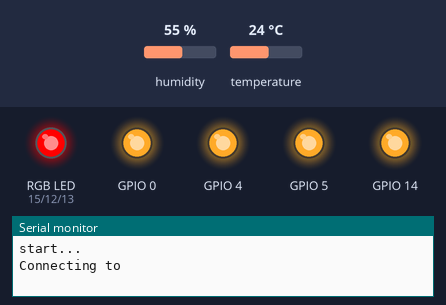
The sketch below on a simulated ESP8266 (NodeMCU). Shown: an RGB LED mixed from three pins (HIGH = lit), output pins drawn as LEDs (lit = HIGH), the last lines printed to the serial monitor. Inputs (shaded band) come from the test bench; at power-on: humidity 55 %, temperature 24 °C. WiFi joins after 1.5 s; servers stay silent unless stated; web services answer with replies made up by the test bench; pins used as bus, display or sensor lines are not drawn. At 7.4 s the program puts the board to deep sleep or switches it off; the recording ends there.

Above: at 0.1 s.
At 5.4 s:
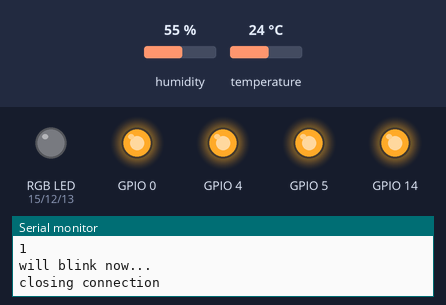
Timing chart, 0 to 6.9 s (numbered marks = the images above):
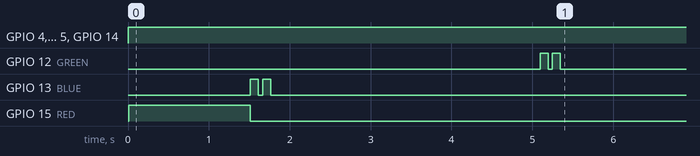

The sketch:

DHTWifiESP8266.ino
```cpp
/*
 *  This sketch sends data via HTTP GET requests to data.sparkfun.com service.
 *
 *  You need to get streamId and privateKey at data.sparkfun.com and paste them
 *  below. Or just customize this script to talk to other HTTP servers.
 *
 */
#include <ESP8266WiFi.h>
#include "DHT.h"

#define DHTPIN 2 //GPIO2
#define DHTTYPE DHT22
DHT dht(DHTPIN, DHTTYPE);
String writeAPIKey = "";

float h;
float t;
float f;

const char* ssid     = "";
const char* password = "";

const char* host = "api.thingspeak.com";

//sensor
const int analogInPin = A0;
int sensorValue = 0;        // value read from the pot

//rgb 12, 13, 15
const int RED = 15;  //RED
const int GREEN = 12; //GREEN
const int BLUE = 13; //BLUE

void setup() {
  // disable all output to save power
  turnOff(0);
  turnOff(2);
  turnOff(4);
  turnOff(5);
  turnOff(12);
  turnOff(13);
  turnOff(14);
  turnOff(15);

  dht.begin();

  Serial.println("start...");
  connectWifi();
  updateDweet();
  Serial.println("goint to sleep. good night.");
  ESP.deepSleep(1800*1000000, WAKE_RF_DEFAULT); // Sleep for 15 minutes
}

int value = 0;

void loop() {

}

void connectWifi(){
  pinMode(RED, OUTPUT);
  pinMode(GREEN, OUTPUT);
  pinMode(BLUE, OUTPUT);
  digitalWrite(RED, LOW);
  digitalWrite(GREEN, LOW);
  digitalWrite(BLUE, LOW);

  Serial.begin(115200);
  delay(10);

  // We start by connecting to a WiFi network
  digitalWrite(RED, HIGH);
  Serial.println();
  Serial.println();
  Serial.print("Connecting to ");
  Serial.println(ssid);

  WiFi.begin(ssid, password);

  while (WiFi.status() != WL_CONNECTED) {
    delay(500);
    Serial.print(".");
  }

  Serial.println("");
  Serial.println("WiFi connected");
  Serial.println("IP address: ");
  Serial.println(WiFi.localIP());
  digitalWrite(RED, LOW);
  blinkLed(BLUE);

}

void updateDweet(){
  Serial.print("updateDweet method");
  ++value;

  Serial.print("connecting to ");
  Serial.println(host);

  // Use WiFiClient class to create TCP connections
  WiFiClient client;
  const int httpPort = 80;
  if (!client.connect(host, httpPort)) {
    Serial.println("connection failed");
    blinkLed(RED);
    return;
  }

  //readSensorData();

  // We now create a URI for the request
  sensorValue = analogRead(analogInPin);
  readSensorData();
  String tsData = "field1=";
  tsData += t;
  tsData += "&field2=";
  tsData += h;
  tsData += "&field3=";
  tsData += sensorValue;

  Serial.println("connected");
  client.print("POST /update HTTP/1.1\n");
  client.print("Host: api.thingspeak.com\n");
  client.print("Connection: close\n");
  client.print("X-THINGSPEAKAPIKEY: "+writeAPIKey+"\n");
  client.print("Content-Type: application/x-www-form-urlencoded\n");
  client.print("Content-Length: ");
  client.print(tsData.length());
  client.print("\n\n");

  client.print(tsData);
  delay(10);

  // Read all the lines of the reply from server and print them to Serial
  while(client.available()){
    String line = client.readStringUntil('\r');
    Serial.print(line);
  }

  Serial.println();
  blinkLed(GREEN);
  Serial.println("closing connection");
  delay(2000);
}

void blinkLed(int color) {
  Serial.println("will blink now...");
  for (int i = 0; i < 2; i++) {
    digitalWrite(color, HIGH);
    delay(100);
    digitalWrite(color, LOW);
    delay(50);
  }
}

void turnOff(int pin) {
  pinMode(pin, OUTPUT);
  digitalWrite(pin, 1);
}

void readSensorData() {
  do {
    Serial.println("Trying to read from DHT sensor!");
    delay(2000);
    // Reading temperature or humidity takes about 250 milliseconds!
    // Sensor readings may also be up to 2 seconds 'old' (its a very slow sensor)
    h = dht.readHumidity();
    // Read temperature as Celsius (the default)
    t = dht.readTemperature();
    // Read temperature as Fahrenheit (isFahrenheit = true)
    f = dht.readTemperature(true);
  } while (isnan(h) || isnan(t) || isnan(f));


  // Check if any reads failed and exit early (to try again).
  //if (isnan(h) || isnan(t) || isnan(f)) {
  //  Serial.println("Failed to read from DHT sensor!");
  //  return;
  //}

  // Compute heat index in Fahrenheit (the default)
  float hif = dht.computeHeatIndex(f, h);
  // Compute heat index in Celsius (isFahreheit = false)
  float hic = dht.computeHeatIndex(t, h, false);

  Serial.print("Humidity: ");
  Serial.print(h);
  Serial.print(" %\t");
  Serial.print("Temperature: ");
  Serial.print(t);
  Serial.print(" *C ");
  Serial.print(f);
  Serial.print(" *F\t");
  Serial.print("Heat index: ");
  Serial.print(hic);
  Serial.print(" *C ");
  Serial.print(hif);
  Serial.println(" *F");
}
```

Measured:
- by itself, GPIO 4, GPIO 5, GPIO 14: LOW → HIGH at 0.00 s
- by itself, GPIO 13 (BLUE): alternates HIGH for 0.10 s and LOW for 0.05 s, 4 changes in all, then stays LOW
- by itself, GPIO 15 (RED): LOW → HIGH at 0.01 s, → LOW 1.5 s later
